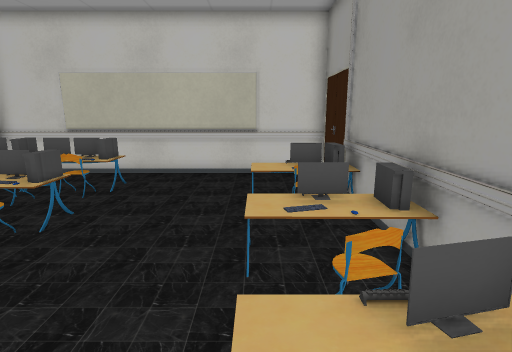
[1] (above)

14 first-person views from a walk through a Godot game level. The camera is 1.4 m above the floor, tilts 12° down and sees 80° across. The floor is counted in squares, 0.5 m on a side. Each view is taken from the middle of a square. On the plan, view 1 faces up. The plan holds only what a view shows up to about 20 squares ahead; the rest is blank. Some surface patterns are stand-ins.

[2]
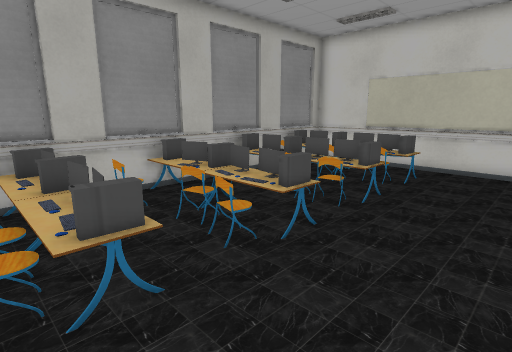

[3]
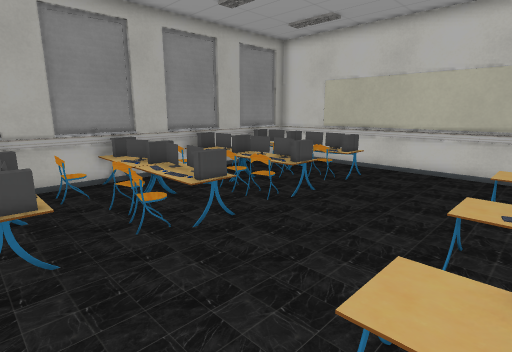

[4]
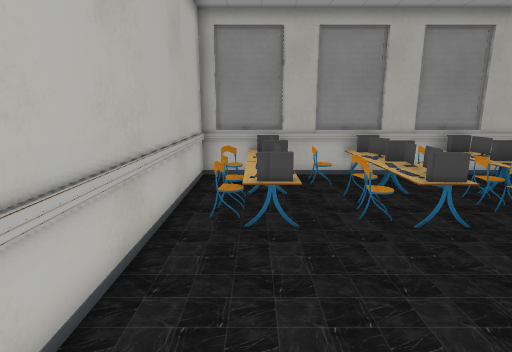

[5]
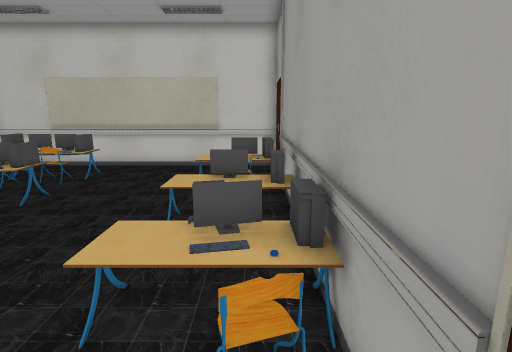

[6]
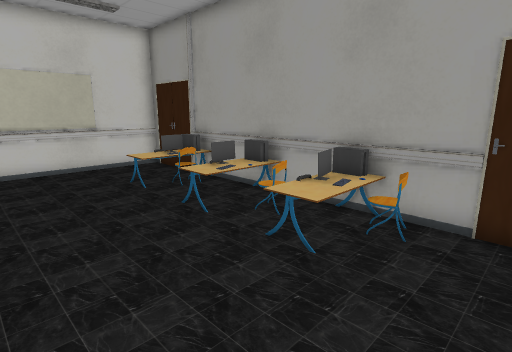

[7]
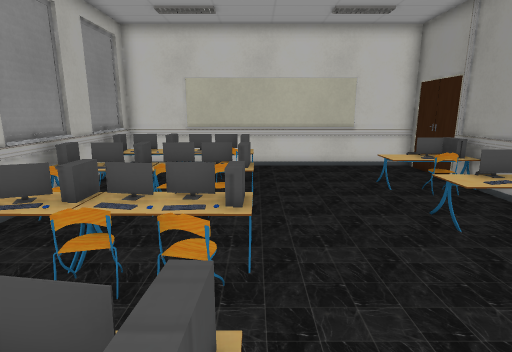

[8]
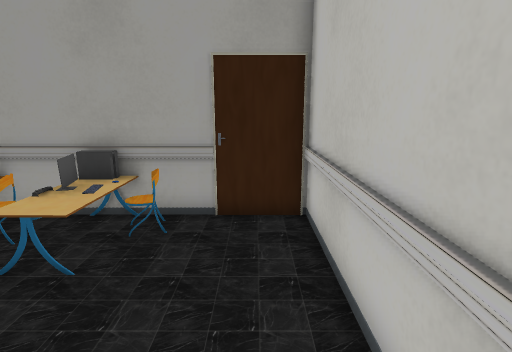

[9]
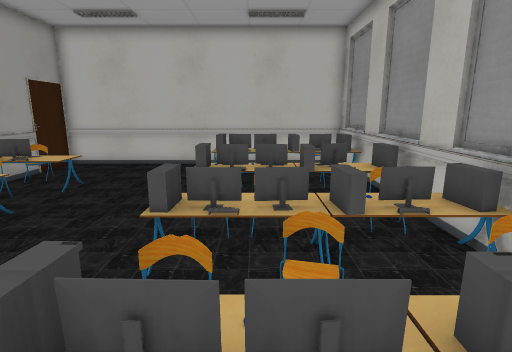

[10]
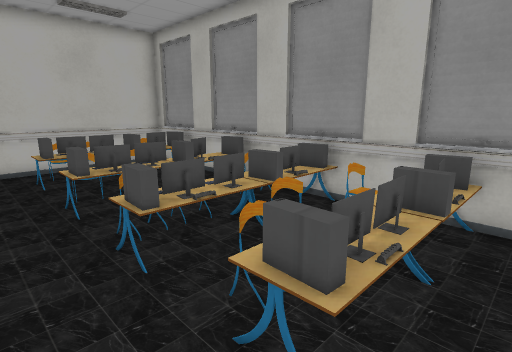

[11]
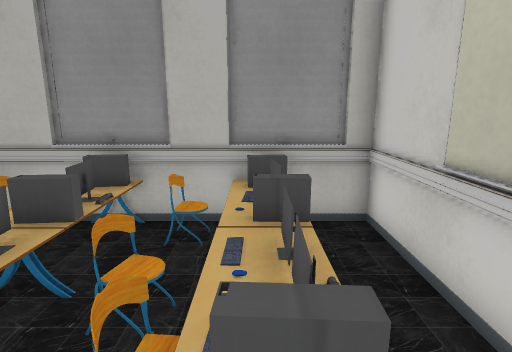

[12]
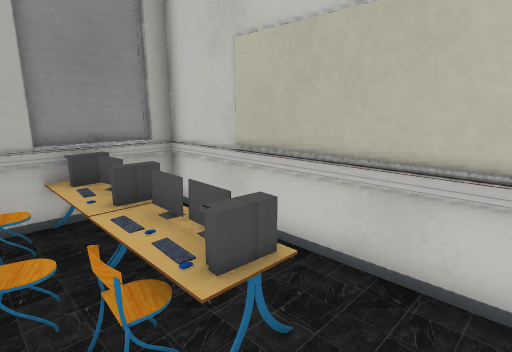

[13]
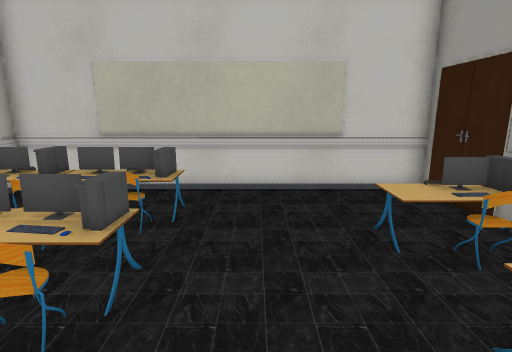

[14]
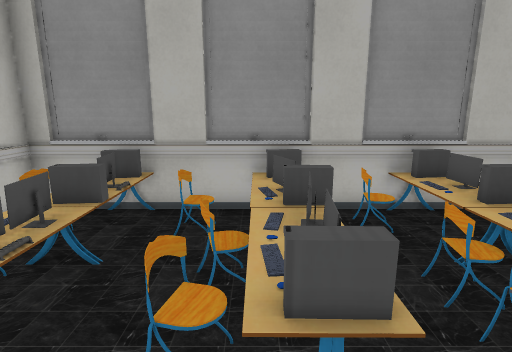

### Floor plan
Key: @ floor where view 1 was taken; # wall or solid block; . floor; D closed door; = window, fence, low wall or low ledge; T table; C chair; O other object.
Columns run from 12 left of view 1 to 3 right of it. Each row starts with its distance up from view 1.
 14 ################
 13 #=.............D
 12 #TTTTTTT.......D
 11 #TTTTTTT.......D
 10 #TTTTTCT....TTT#
  9 ##C.C.......TTT#
  8 #=TTTTTT.....C.#
  7 #=TTTTTT.......#
  6 #=C..CC.....TTT#
  5 #=..........TTT#
  4 #TTTTTTT.......#
  3 #TTTTTTT....TCT#
  2 #=O.C.C.....TTT#
  1 #=C.........TTT#
  0 #TTTTTTT....@.C#
 -1 #TTTTTTT.......D
 -2 #.C..CC........D
 -3 ###############D

Where each view was taken, in squares from view 1:
view 1: 0 up, 0 right, facing up
view 2: 2 down, 1 left, facing up-left
view 3: 1 down, 1 right, facing up-left
view 4: 1 down, 2 right, facing left
view 5: 2 down, 2 right, facing up
view 6: 2 down, 5 left, facing up-right
view 7: 2 down, 5 left, facing up
view 8: 2 down, 5 left, facing right
view 9: 13 up, 7 left, facing down
view 10: 13 up, 3 left, facing down-left
view 11: 11 up, 4 left, facing left
view 12: 9 up, 3 left, facing up-left
view 13: 3 up, 3 left, facing up
view 14: 3 up, 3 left, facing left
